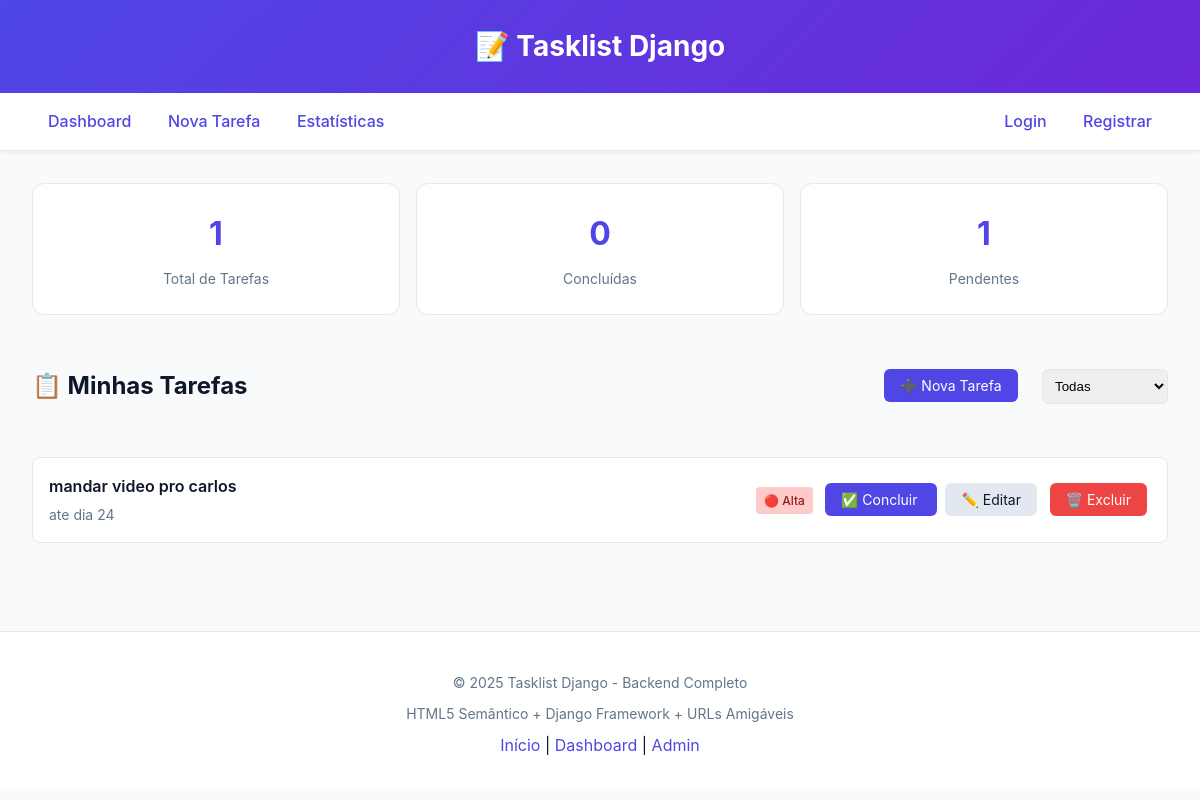
The page / (signed in) on the database its author committed.
### tasks/models.py (models this page shows, shortened)
class Task(models.Model):
    PRIORITY_CHOICES = [
        ('low', 'Baixa'),
        ('medium', 'Média'),
        ('high', 'Alta'),
    ]
    title = models.CharField(
        max_length=200,
        verbose_name="Título",
        help_text="Título da tarefa (máximo 200 caracteres)"
    )
    description = models.TextField(
        blank=True,
        null=True,
        verbose_name="Descrição",
        help_text="Descrição detalhada da tarefa"
    )
    priority = models.CharField(
        max_length=10,
        choices=PRIORITY_CHOICES,
        default='medium',
        verbose_name="Prioridade"
    )
    completed = models.BooleanField(
        default=False,
        verbose_name="Concluída"
    )
    created_at = models.DateTimeField(
        auto_now_add=True,
        verbose_name="Criado em"
    )
    updated_at = models.DateTimeField(
        auto_now=True,
        verbose_name="Atualizado em"
    )
    completed_at = models.DateTimeField(
        null=True,
        blank=True,
        verbose_name="Concluído em"
    )
    user = models.ForeignKey(
        User,
        on_delete=models.CASCADE,
        related_name='tasks',
        verbose_name="Usuário"
    )
    class Meta:
        verbose_name = "Tarefa"
        verbose_name_plural = "Tarefas"
        ordering = ['-created_at']

### tasks/views.py (the view, shortened to what this page needs)
# urls.py: path('', views.task_list, name='task_list'),
def task_list(request):
    if request.user.is_authenticated:
        tasks_queryset = Task.objects.filter(user=request.user)
        filter_type = request.GET.get('filter', 'all')
        if filter_type == 'completed':
            tasks_queryset = tasks_queryset.filter(completed=True)
        elif filter_type == 'pending':
            tasks_queryset = tasks_queryset.filter(completed=False)
        elif filter_type == 'high':
            tasks_queryset = tasks_queryset.filter(priority='high')
        tasks = tasks_queryset
        all_tasks = Task.objects.filter(user=request.user)
        total_tasks = all_tasks.count()
        completed_tasks = all_tasks.filter(completed=True).count()
        pending_tasks = total_tasks - completed_tasks
    context = {
        'tasks': tasks,
        'filter_type': filter_type,
        'stats': {
            'total': total_tasks,
            'completed': completed_tasks,
            'pending': pending_tasks
        }
    }
    return render(request, 'tasks/task_list.html', context)

### tasks/templates/tasks/task_list.html (shortened to what this page needs)
{% extends 'tasks/base.html' %}
{% block content %}
<div class="stats">
    <div class="stat-card">
        <div class="stat-number">{{ stats.total }}</div>
        <div class="stat-label">Total de Tarefas</div>
    </div>
    <div class="stat-card">
        <div class="stat-number">{{ stats.completed }}</div>
        <div class="stat-label">Concluídas</div>
    </div>
    <div class="stat-card">
        <div class="stat-number">{{ stats.pending }}</div>
        <div class="stat-label">Pendentes</div>
    </div>
</div>
<div style="display: flex; justify-content: space-between; align-items: center; margin-bottom: 2rem;">
    <h2>📋 Minhas Tarefas</h2>
    <div>
        <a href="{% url 'tasks:task_new' %}" class="btn">➕ Nova Tarefa</a>
        <form method="get" style="display: inline-block; margin-left: 1rem;">
            <select name="filter" onchange="this.form.submit()" style="padding: 0.5rem; border-radius: 6px; border: 1px solid var(--border);">
                <option value="all" {% if filter_type == 'all' %}selected{% endif %}>Todas</option>
            </select>
        </form>
    </div>
</div>
{% if tasks %}
    {% for task in tasks %}
    <div class="task-item {% if task.completed %}completed{% endif %}">
        <div class="task-content">
            <div class="task-title">{{ task.title }}</div>
            {% if task.description %}
                <div class="task-description">{{ task.description }}</div>
            {% endif %}
        </div>
        <div style="display: flex; align-items: center;">
            <span class="task-priority priority-{{ task.priority }}">
                {% if task.priority == 'high' %}🔴 Alta
                {% elif task.priority == 'medium' %}🟡 Média
                {% else %}🟢 Baixa{% endif %}
            </span>
            <div>
                <a href="{% url 'tasks:task_complete' task.id %}" class="btn {% if task.completed %}btn-secondary{% endif %}">
                    {% if task.completed %}↶ Reabrir{% else %}✅ Concluir{% endif %}
                </a>
                <a href="{% url 'tasks:task_edit' task.id %}" class="btn btn-secondary">✏️ Editar</a>
                <a href="{% url 'tasks:task_delete' task.id %}" class="btn btn-danger">🗑️ Excluir</a>
            </div>
        </div>
    </div>
    {% endfor %}
{% endif %}
{% endblock %}

### tasks/templates/tasks/base.html (style rules this page uses)
:root { --bg: #f8fafc; --card: #ffffff; --accent: #4f46e5; --accent-hover: #4338ca; --text: #0f172a; --text-muted: #64748b; --border: #e2e8f0; --success: #10b981; --error: #ef4444; --warning: #f59e0b; }
* { box-sizing: border-box; }
body { margin: 0; font-family: -apple-system, BlinkMacSystemFont, "Segoe UI", Roboto, sans-serif; background: var(--bg); color: var(--text); line-height: 1.6; }
.stats { display: grid; grid-template-columns: repeat(auto-fit, minmax(200px, 1fr)); gap: 1rem; margin-bottom: 2rem; }
.stat-card { background: var(--card); padding: 1.5rem; border-radius: 12px; border: 1px solid var(--border); text-align: center; }
.stat-number { font-size: 2rem; font-weight: 700; color: var(--accent); margin: 0; }
.stat-label { color: var(--text-muted); font-size: 0.875rem; margin: 0.5rem 0 0; }
.task-item { display: flex; align-items: center; justify-content: space-between; padding: 1rem; margin: 0.5rem 0; background: var(--card); border-radius: 8px; border: 1px solid var(--border); }
.task-content { flex: 1; }
.task-title { font-weight: 600; margin: 0 0 0.25rem; }
.task-description { font-size: 0.875rem; color: var(--text-muted); margin: 0; }
.task-priority { padding: 0.25rem 0.5rem; border-radius: 4px; font-size: 0.75rem; font-weight: 500; margin-right: 0.5rem; }
.priority-high { background: #fecaca; color: #991b1b; }
.btn { background: var(--accent); color: white; border: none; padding: 0.5rem 1rem; border-radius: 6px; text-decoration: none; font-size: 0.875rem; margin: 0.25rem; cursor: pointer; }
.btn-danger { background: var(--error); }
.btn-secondary { background: var(--border); color: var(--text); }

### rows shown on the page
Task: title "mandar video pro carlos", description "ate dia 24", priority "🔴 Alta", completed "✅ Concluir"

### other values the page prints
{{ stats.total }} "1"
{{ stats.completed }} "0"
{{ stats.pending }} "1"
